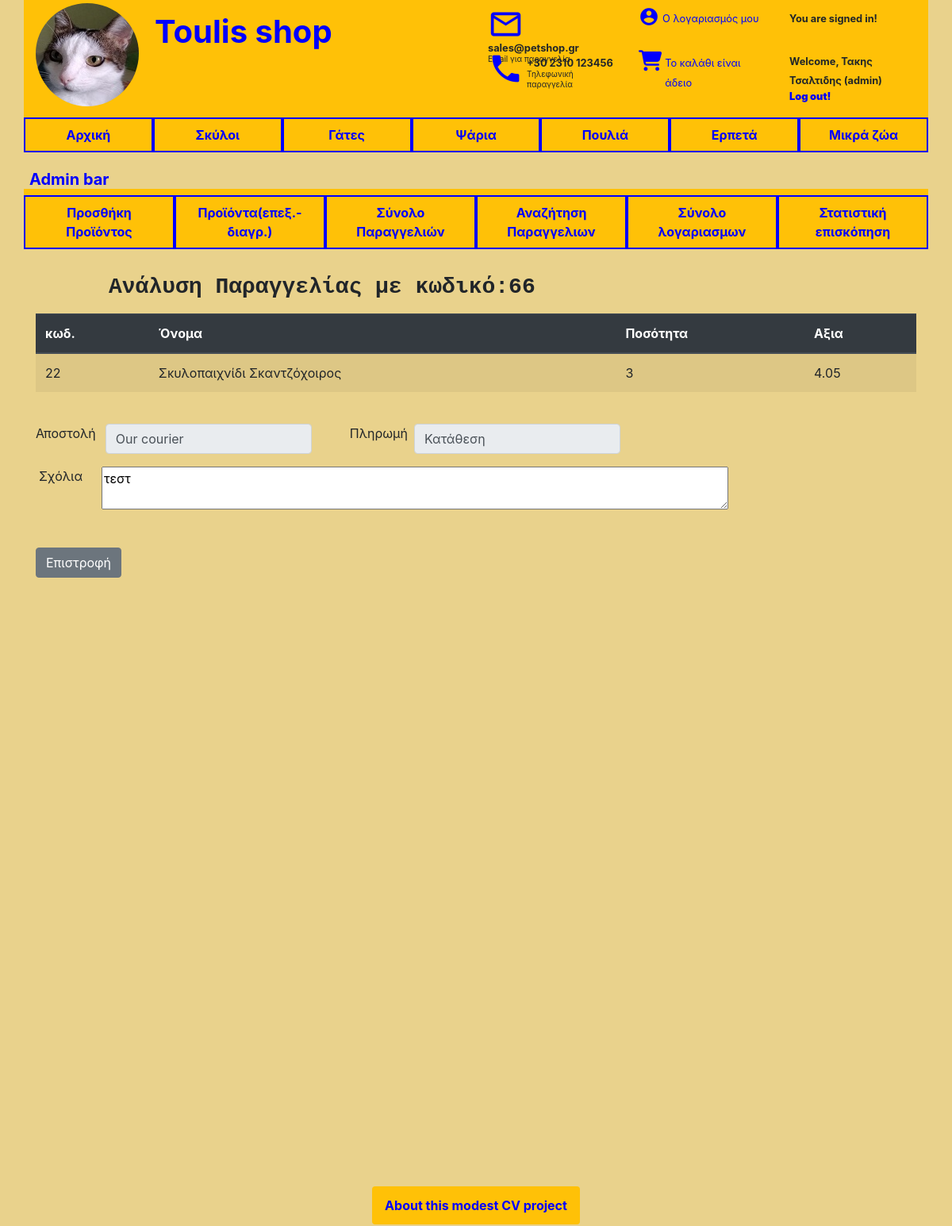
Screenshot of /OrderDetails.php?orderCode=66&from=mine (signed in) with the database file from the repository.
### tables this page shows
CREATE TABLE `ordersdetail` (
  `ORDERCODE_FK` int(11) NOT NULL,
  `PRODCODE_FK` int(11) NOT NULL,
  `PRODQUANTITY` int(11) NOT NULL,
  `ORDERPRODVALUE` double DEFAULT NULL
);

CREATE TABLE `products` (
  `PRODCODE` int(11) NOT NULL,
  `PRODNAME` varchar(30) NOT NULL,
  `TYPECODE_FK` int(11) NOT NULL,
  `PRODDESCRIPTION` varchar(249) DEFAULT NULL,
  `PRODPIC` varchar(200) DEFAULT NULL,
  `PRODSTOCK` int(11) NOT NULL,
  `PRODVALUE` double DEFAULT NULL
);

CREATE TABLE `ordershead` (
  `ORDERCODE` int(11) NOT NULL,
  `USERCODE_FK` int(11) NOT NULL,
  `ORDERDATE` datetime NOT NULL,
  `STATE_FK` int(11) NOT NULL,
  `TOTALAMOUNT` int(11) DEFAULT NULL,
  `TOTALVALUE` double DEFAULT NULL,
  `SHIPMENT_FK` smallint(6) NOT NULL,
  `PAYMENT_FK` smallint(6) NOT NULL,
  `COMMENT` varchar(60) DEFAULT NULL
);

CREATE TABLE `shipment` (
  `ID` smallint(6) NOT NULL,
  `FULLDESCRIPTION` varchar(50) NOT NULL,
  `SHORTDESCRIPTION` varchar(15) NOT NULL
);

CREATE TABLE `payment` (
  `ID` smallint(6) NOT NULL,
  `FULLDESCRIPTION` varchar(50) NOT NULL,
  `SHORTDESCRIPTION` varchar(15) NOT NULL
);

### functions_and_classes/controller_functions.php (called while the page is built, shortened)
<?php
    function calcCartHeadAmountOrValue($amountOrValue){
        $sum=0;
        return $sum;
    }
?>

### scripts/driver_ordersDetails.php (called while the page is built, shortened)
<?php
     if (isset($_GET['orderCode'])) {
         $orderCode = $_GET['orderCode'];
     }
     else {
         $orderCode=-1;
     }
     if (isset($_GET['from'])) {
         if ($_GET['from']=='mine'){
             $returnButton='myOrders';
         }
         else {
            $returnButton='allOrders';
            $allFlag=true;
         }
     }
?>

### functions_and_classes/back_end_functions.php (called while the page is built, shortened)
<?php
    function execQueryWithResultSet($query){
        global $connection;
        $result = mysqli_query($connection,$query);
        $currentExecQueryResultObject = new ExecQueryResult();
        if (! $result) {
            $currentExecQueryResultObject -> querySuccess = false;
        }
        else{
            $currentExecQueryResultObject -> querySuccess = true;
            $currentExecQueryResultObject -> resultSet = $result;
            $currentExecQueryResultObject -> resultSetRows = mysqli_num_rows($result);
        }
        return $currentExecQueryResultObject;
    }
?>
<?php
    function MySpecificOrderDetails($orderCode){
        $query = "SELECT * FROM ORDERSDETAIL";
        $query .= " INNER JOIN PRODUCTS ON ORDERSDETAIL.PRODCODE_FK = PRODUCTS.PRODCODE";
        $query .= " WHERE ORDERCODE_FK=$orderCode";
        $query .= " ORDER BY PRODNAME DESC";
        $currentExecQueryResultObject = execQueryWithResultSet($query);
        return $currentExecQueryResultObject;
    }
?>
<?php
    function fetchOrderHeadOthers($orderCode){
        $query = "SELECT shipment.SHORTDESCRIPTION as shortShip,payment.SHORTDESCRIPTION as shortPay,ORDERShead.COMMENT as comment FROM ORDERShead ";
        $query .= " INNER JOIN shipment ON ORDERShead.SHIPMENT_FK = shipment.id";
        $query .= " INNER JOIN payment ON ORDERShead.PAYMENT_FK = payment.id";
        $query .= " WHERE ordercode = $orderCode ";
        $query .= " LIMIT 1 ";
        $currentExecQueryResultObject = execQueryWithResultSet($query);
        return $currentExecQueryResultObject;
    }
?>

### OrderDetails.php (the view, shortened to what this page needs)
<?php include "functions_and_classes\\front_end_functions.php" ?>
<?php include "functions_and_classes\\controller_functions.php" ?>
<?php include "functions_and_classes\\back_end_functions.php" ?>
<?php include "scripts\\driver_ordersDetails.php" ?>
<?php include "scripts\\header.php" ?>
<?php include "scripts\\menu.php" ?>
<?php
    if (UserType::$userType == UserType::admin){
        include "scripts\\menu_admin.php";
    }
?>
<div class="container-width mt-2" style="height:1200px;background-color:#e9d28c">
    <h2 class="font-weight-bolder mx-auto  pl-2" style="width:1150px"><pre>     Ανάλυση Παραγγελίας με κωδικό:<?php echo $orderCode;?><?php if ($for != '') {echo ", για τον πελάτη " . $for;}?></pre></h2>
            <table class="table table-striped">
                <thead class="thead-dark">
                  <tr>
                    <th>κωδ.</th>
                    <th>Όνομα</th>
                    <th>Ποσότητα</th>
                    <th>Αξια</th>
                  </tr>
                </thead>
                <tbody>
                  <?php echoMySpecificOrderDetails( $orderCode,$allFlag);?>
                </tbody>
          </table>
        <br>
<?php
        $currentExecQueryResultObject = fetchOrderHeadOthers($orderCode);
        $row = mysqli_fetch_assoc($currentExecQueryResultObject -> resultSet);
?>
    <div class="custom-control-inline mb-2">
        <label for="firstName" class="mr-1">Αποστολή</label>
        <input type="text" class="form-control ml-2" id="firstName" style="width:260px" value="<?php echo $row['shortShip'];?>" required readonly>
        <label for="lastName" class="ml-5">Πληρωμή</label>
        <input type="text" class="form-control ml-2" id="lastName" style="width:260px" value="<?php echo $row['shortPay'];?>" required readonly>
    </div>
    <div class="row mt-2 ml-1">
        <label for="comment">Σχόλια</label>
        <textarea class="ml-4" id="comment" rows="2"  cols="75" readonly><?php echo $row['comment'];?></textarea>
    </div>
    <br><br>
    <a href="<?php echo "$returnButton";?>.php"><button class="btn btn-secondary">Επιστροφή</button></a>
</div>
<?php include "scripts\\footer.php" ?>

### functions_and_classes/front_end_functions.php (shortened to what this page needs)
<?php
    function echoCheckLoginMessage() {
        if (UserType::$userType == UserType::notLogged || isset($_POST['delete'])) {
            echo "You are not signed in!";
        }
        else {
            echo "You are signed in!";
        }
    }
?>
<?php
    function echoLoginLink() {
        if (UserType::$userType == UserType::notLogged || isset($_POST['delete'])) {
?>
            <a href="sign_in.php">
                <span class= "align-middle">
				    <small class="font-weight-bolder">Log in or sign up!</small>
				</span>
            </a>
<?php
        }
        else {
?>
    <small class="font-weight-bolder">
<?php
            echo "Welcome, " . UserType::$userFirst . " " . UserType::$userLast;
            if (UserType::$userType == UserType::admin){
                echo " (admin)";
            }?>
    <br/>
    <a href="index.php?loginButton=1">
                <span class= "align-middle">
				    <p class="font-weight-bolder">Log out!</p>
				</span>
    </a>
    <?php
        }
?>
    </small>
<?php
    }
?>
<?php
    function echoCartMessage(){
        $amount = calcCartHeadAmountOrValue(1);
        $value = calcCartHeadAmountOrValue(2);
        if ($amount!=0 && $value!=0) {
            echo "Το καλάθι περιέχει " . $amount . " προϊόντα (" . $value . " €)";
        }
        else{
            echo "Το καλάθι είναι άδειο";
        }
    }
?>
<?php
    function echoMySpecificOrderDetails($orderCode,$allFlag){
        $currentExecQueryResultObject = MySpecificOrderDetails($orderCode);
        while ($row = mysqli_fetch_assoc($currentExecQueryResultObject -> resultSet)){
            $currentProdcode = $row['PRODCODE_FK'];
            $currentProdName = $row['PRODNAME'];
            $currentProdQuantity = $row['PRODQUANTITY'];
            $currentOrderProdValue = $row['ORDERPRODVALUE'];
?>
            <tr>
                <td><?php echo $currentProdcode; ?></td>
                <td><?php echo $currentProdName; ?></td>
                <td class="tdQuantity"><?php echo $currentProdQuantity; ?></td>
                <td><?php echo $currentOrderProdValue; ?></td>
            </tr>
<?php
        }
    }
?>

### css/style.css (style rules this page uses)
a { color: #0000ff; text-decoration:none; font-weight:bold; }

### rows the page displays
ordersdetail: PRODCODE_FK "22", PRODCODE_FK.PRODNAME "Σκυλοπαιχνίδι Σκαντζόχοιρος", PRODQUANTITY "3", ORDERPRODVALUE "4.05"
ordershead: SHIPMENT_FK.SHORTDESCRIPTION "Our courier", PAYMENT_FK.SHORTDESCRIPTION "Κατάθεση", COMMENT "τεστ"

### other values shown
UserType::$userFirst "Τακης"
UserType::$userLast "Τσαλτιδης"
$orderCode "66"
